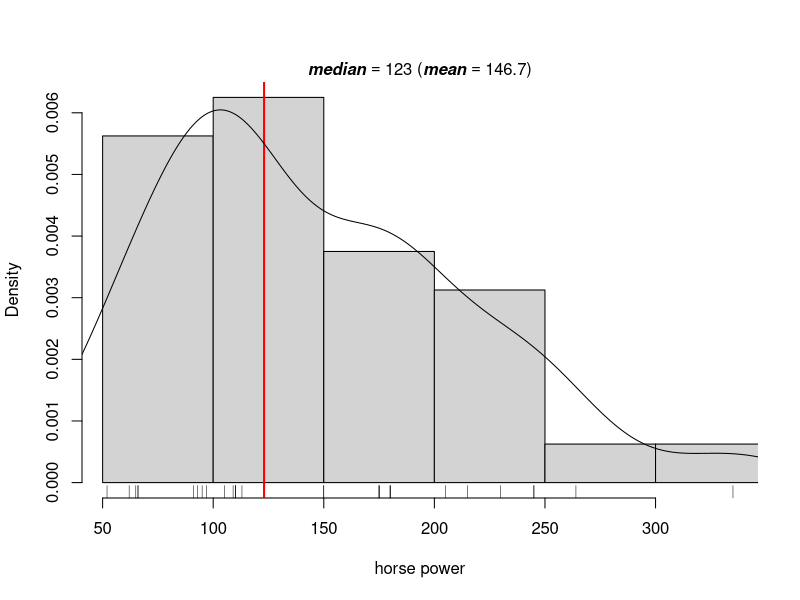
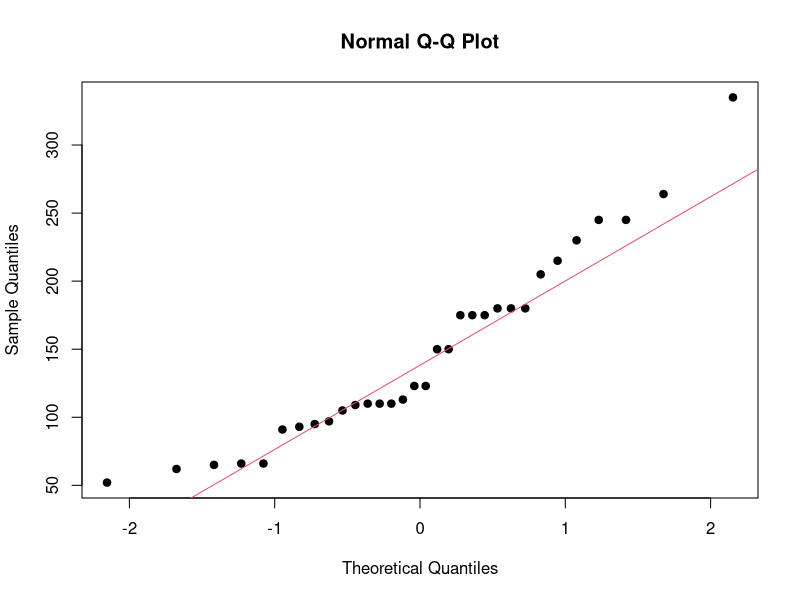

The R source for these figures, in order:
## ---- chunk 1
plot_hist = function(x, xlabel) {
        ## @x: a numeric vector
        ## @xlabel: a string
        
        # draw histogram
        hist(x, main = mtext(bquote(
                paste(bolditalic("median") == .(round(median(x),1)), " (",
                      bolditalic("mean") == .(round(mean(x),1)), ")")
                )), xlab = xlabel, xlim=range(x), prob=TRUE)
        
        # add a rug to histogram
        rug(x)

        # draw red vertical line at median
        abline(v = median(x), col = "red", lwd=2)  
                
        # draw density curve over the histogram
	lines(density(x))   
}

check_normality = function(x) {
	qqnorm(x, pch=19)
	qqline(x, col=2)
}
## ---- chunk 2
data(mtcars)
plot_hist(mtcars$hp, "horse power")
## ---- chunk 3
check_normality(mtcars$hp)
